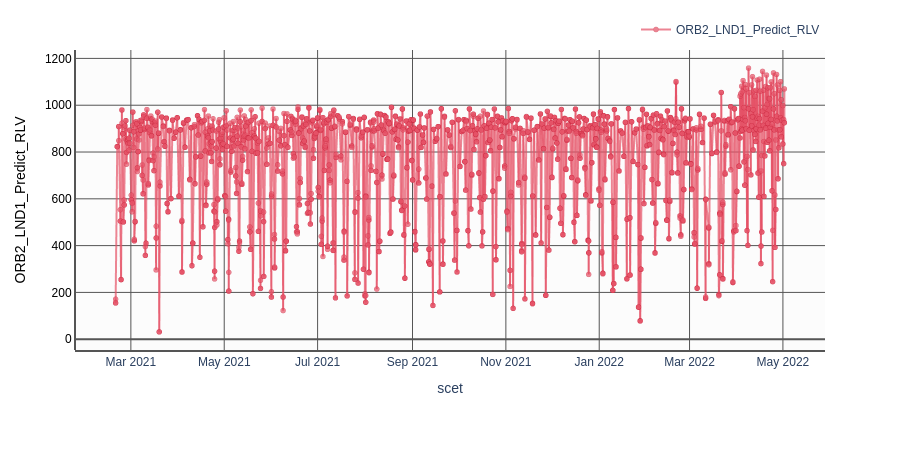

The notebook cell this image was saved under:
### Markdown cell above
# Param v Time

### Code cell
fig,c,m,t = dtatplot.make_stacked_graph( # make_stacked_graph is the primary plotting method
    predicted.get_data(),  # this is the data that DTAT plots from
    y_vars = [["ORB2_LND1_Predict_RLV"]]  # this is the y variables to plot
    )  # the x variable to plot by defaults to SCET
fig.show() # the first parameter returned is a plotly GraphObject

### Figure 1 — Plotly figure (JSON) as saved in the notebook; plotly's stock layout.template omitted (floating-point values rounded to 4 significant figures; data arrays with more than 128 entries replaced by an {"elided": "..."} marker saying what was removed)
{"data": [{"hovertemplate": "scet: %{x|%Y-%jT%H:%M:%S.%L}<br>ORB2_LND1_Predict_RLV: %{y}<extra></extra>", "marker": {"color": "#E55166", "colorscale": [[0, "rgb(0,0,131)"], [0.2, "rgb(0,60,170)"], [0.4, "rgb(5,255,255)"], [0.6, "rgb(255,255,0)"], [0.8, "rgb(250,0,0)"], [1, "rgb(128,0,0)"]], "line": {"color": "#CA243C", "width": 0.5}, "showscale": false, "size": 5, "symbol": "circle"}, "meta": {"elided": "2140x2 str values"}, "mode": "lines+markers", "name": "ORB2_LND1_Predict_RLV", "opacity": 0.7, "showlegend": true, "type": "scattergl", "x": {"elided": "2140 str values"}, "xaxis": "x", "y": {"elided": "2140 float values"}, "yaxis": "y"}], "layout": {"font": {"family": "Arial"}, "height": 450, "hovermode": "x unified", "legend": {"orientation": "h", "x": 1, "xanchor": "right", "y": 1.02, "yanchor": "bottom"}, "margin": {"b": 100, "l": 75, "r": 75, "t": 50}, "plot_bgcolor": "#fcfcfc", "xaxis": {"anchor": "y", "domain": [0, 1], "gridcolor": "#555555", "linecolor": "#555555", "linewidth": 2, "showgrid": true, "showline": true, "title": {"text": "scet"}, "zerolinecolor": "#555555"}, "yaxis": {"anchor": "free", "domain": [0, 1], "gridcolor": "#555555", "linecolor": "#555555", "linewidth": 2, "overlaying": "y", "position": 0, "showgrid": true, "showline": true, "tickfont": {"color": "#000000"}, "title": {"font": {"color": "#000000"}, "text": "ORB2_LND1_Predict_RLV"}, "zerolinecolor": "#555555"}}}
